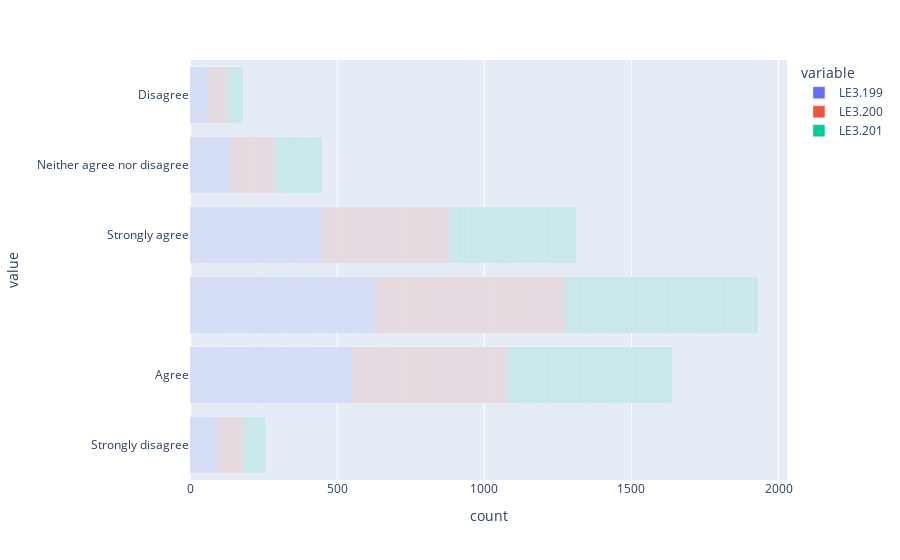

The notebook cell this image was saved under:
### Code cell
px.bar(vdf, x = vdf.columns, )

### Figure 1 — Plotly figure (JSON) as saved in the notebook; plotly's stock layout.template omitted (floating-point values rounded to 4 significant figures; data arrays with more than 128 entries replaced by an {"elided": "..."} marker saying what was removed)
{"data": [{"alignmentgroup": "True", "hovertemplate": "variable=LE3.199<br>count=%{x}<br>value=%{y}<extra></extra>", "legendgroup": "LE3.199", "marker": {"color": "#636efa", "pattern": {"shape": ""}}, "name": "LE3.199", "offsetgroup": "LE3.199", "orientation": "h", "showlegend": true, "textposition": "auto", "type": "bar", "x": {"elided": "1917 int values"}, "xaxis": "x", "y": {"elided": "1917 str values"}, "yaxis": "y"}, {"alignmentgroup": "True", "hovertemplate": "variable=LE3.200<br>count=%{x}<br>value=%{y}<extra></extra>", "legendgroup": "LE3.200", "marker": {"color": "#EF553B", "pattern": {"shape": ""}}, "name": "LE3.200", "offsetgroup": "LE3.200", "orientation": "h", "showlegend": true, "textposition": "auto", "type": "bar", "x": {"elided": "1917 int values"}, "xaxis": "x", "y": {"elided": "1917 str values"}, "yaxis": "y"}, {"alignmentgroup": "True", "hovertemplate": "variable=LE3.201<br>count=%{x}<br>value=%{y}<extra></extra>", "legendgroup": "LE3.201", "marker": {"color": "#00cc96", "pattern": {"shape": ""}}, "name": "LE3.201", "offsetgroup": "LE3.201", "orientation": "h", "showlegend": true, "textposition": "auto", "type": "bar", "x": {"elided": "1917 int values"}, "xaxis": "x", "y": {"elided": "1917 str values"}, "yaxis": "y"}], "layout": {"autosize": true, "barmode": "relative", "legend": {"title": {"text": "variable"}, "tracegroupgap": 0}, "margin": {"t": 60}, "xaxis": {"anchor": "y", "autorange": true, "domain": [0, 1], "range": [0, 2028.0], "title": {"text": "count"}, "type": "linear"}, "yaxis": {"anchor": "x", "autorange": true, "domain": [0, 1], "range": [-0.5, 5.5], "title": {"text": "value"}, "type": "category"}}}
